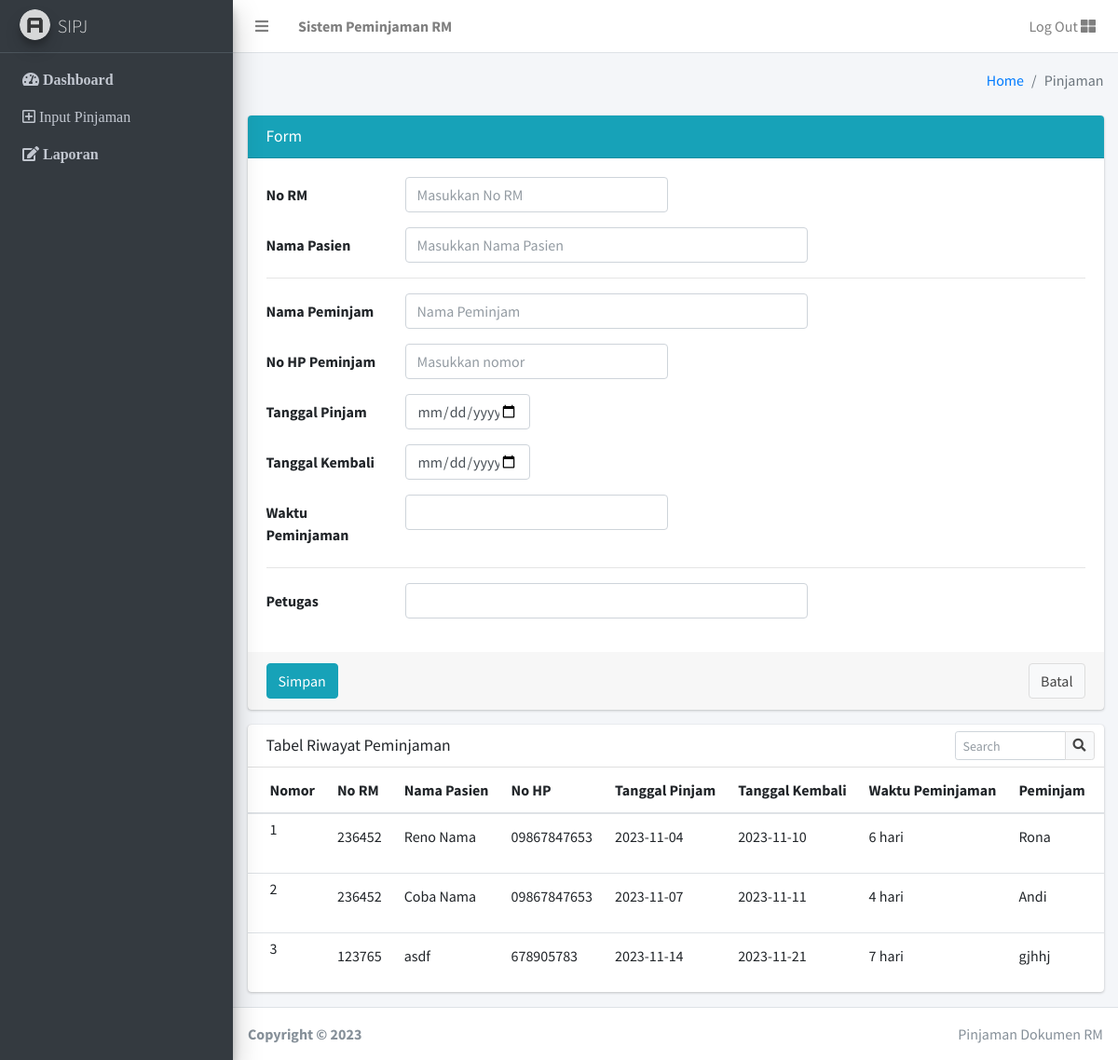
/index.php/pinjam/pinjaman, run on the app's committed database.
### tables this page shows
CREATE TABLE `tb_pinjaman` (
  `id_data_pinjam` int(4) NOT NULL,
  `no_rm` varchar(8) NOT NULL,
  `nama_pasien` varchar(100) NOT NULL,
  `nama_peminjam` varchar(100) NOT NULL,
  `no_hp` varchar(20) NOT NULL,
  `tanggal_pinjam` date NOT NULL,
  `tanggal_kembali` date NOT NULL,
  `waktu_peminjaman` varchar(20) NOT NULL,
  `petugas` varchar(100) NOT NULL,
  `status` varchar(50) NOT NULL
);

### application/controllers/pinjam/Pinjaman.php (called while the page is built, shortened)
<?php
class Pinjaman extends CI_Controller {
	public function index()
	{
		$data['pinjaman']= $this->M_tampil->tampil_pinjaman()->result();
		$this->load->view('pinjam/header');
		$this->load->view('pinjam/v_pinjaman',$data);
		$this->load->view('pinjam/footer');
	}
}

### index.php (called while the page is built, shortened)
<?php
require_once BASEPATH.'core/CodeIgniter.php';

### application/models/M_tampil.php (called while the page is built, shortened)
<?php
    class M_tampil extends CI_model {
        public function tampil_pinjaman() {
            return $this->db->get('tb_pinjaman');
        }
}
?>

### application/views/pinjam/v_pinjaman.php (the view, shortened to what this page needs)
<div class="content-wrapper">
    <div class="content-header">
      <div class="container-fluid">
        <div class="row mb-2">
          <div class="col-sm-6">
          </div>
          <div class="col-sm-6">
            <ol class="breadcrumb float-sm-right">
              <li class="breadcrumb-item"><a href="#">Home</a></li>
              <li class="breadcrumb-item active">Pinjaman</li>
            </ol>
          </div>
        </div>
      </div>
    </div>
    <section class="content">
      <div class="container-fluid">
        <div class="card card-info">
              <div class="card-header">
                <h3 class="card-title">Form</h3>
              </div>
              <?php echo form_open_multipart('pinjam/Pinjaman/simpan'); ?>
                <div class="card-body">
                  <div class="form-group row">
                    <label for="inputEmail3" class="col-sm-2 col-form-label">No RM</label>
                    <div class="col-sm-4">
                      <input type="text" class="form-control" name="no_rm"  placeholder="Masukkan No RM" required="" >
                    </div>
                  </div>
                  <div class="form-group row">
                    <label for="inputEmail3" class="col-sm-2 col-form-label">Nama Pasien</label>
                    <div class="col-sm-6">
                      <input type="text" class="form-control" name="nama_pasien"  placeholder="Masukkan Nama Pasien" required="">
                    </div>
                  </div>
                  <hr>
                  <div class="form-group row">
                    <label for="inputEmail3" class="col-sm-2 col-form-label">Nama Peminjam</label>
                    <div class="col-sm-6">
                      <input type="text" class="form-control" name="nama_peminjam" placeholder="Nama Peminjam" >
                    </div>
                  </div>
                  <div class="form-group row">
                    <label for="inputEmail3" class="col-sm-2 col-form-label">No HP Peminjam</label>
                    <div class="col-sm-4">
                      <input type="number" class="form-control" name="no_hp" placeholder="Masukkan nomor" >
                    </div>
                  </div>
                  <div class="form-group row">
                    <label for="inputEmail3" class="col-sm-2 col-form-label">Tanggal Pinjam</label>
                    <div class="col-sm-2">
                      <input type="date" class="form-control" name="tanggal_pinjam" required="">
                    </div>
                  </div>
                  <div class="form-group row">
                    <label for="inputEmail3" class="col-sm-2 col-form-label">Tanggal Kembali</label>
                    <div class="col-sm-2">
                      <input type="date" class="form-control" name="tanggal_kembali" required="">
                    </div>
                  </div>
                  <div class="form-group row">
                    <label for="inputEmail3" class="col-sm-2 col-form-label">Waktu Peminjaman</label>
                    <div class="col-sm-4">
                      <input type="text" class="form-control" name="waktu_peminjaman" required="" >
                    </div>
                  </div>
                  <hr>
                  <div class="form-group row">
                    <label for="inputEmail3" class="col-sm-2 col-form-label">Petugas</label>
                    <div class="col-sm-6">
                      <input type="text" class="form-control" name="petugas" required="" >
                    </div>
                  </div>
                </div>
                <div class="card-footer">
                  <button type="submit" class="btn btn-info">Simpan </button>
                  <button type="submit" class="btn btn-default float-right">Batal</button>
                </div>
              </form>
            </div>
            <div class="row">
          <div class="col-12">
            <div class="card">
              <div class="card-header">
                <h3 class="card-title">Tabel Riwayat Peminjaman</h3>
                <div class="card-tools">
                  <div class="input-group input-group-sm" style="width: 150px;">
                    <input type="text" name="table_search" class="form-control float-right" placeholder="Search">
                    <div class="input-group-append">
                      <button type="submit" class="btn btn-default"><i class="fas fa-search"></i></button>
                    </div>
                  </div>
                </div>
              </div>
              <div class="card-body table-responsive p-0">
                <table class="table table-hover text-nowrap">
                  <thead>
                    <tr>
                      <th>Nomor</th>
                      <th>No RM</th>
                      <th>Nama Pasien</th>
                      <th>No HP</th>
                      <th>Tanggal Pinjam</th>
                      <th>Tanggal Kembali</th>
                      <th>Waktu Peminjaman</th>
                      <th>Peminjam</th>
                      <th>Status</th>
                    </tr>
                  </thead>
                  <tbody>
                            <?php
                              $no =1;
                              foreach ($pinjaman as $data) : ?>
                            <tr>
                              <td class="py-1"><?php echo $no++ ?></td>
                              <td><?php echo $data->no_rm ?></td>
                              <td><?php echo $data->nama_pasien ?></td>
                              <td><?php echo $data->no_hp ?></td>
                              <td><?php echo $data->tanggal_pinjam ?></td>
                              <td><?php echo $data->tanggal_kembali ?></td>
                              <td><?php echo $data->waktu_peminjaman ?></td>
                              <td><?php echo $data->nama_peminjam ?></td>
                              <td><?php echo $data->petugas ?></td>
                            </tr>
                            <?php  endforeach; ?>
                      </tbody>
                </table>
              </div>
            </div>
          </div>
        </div>
      </div>
    </section>
  </div>

### data on the page
tb_pinjaman: no_rm "236452", nama_pasien "Reno Nama", no_hp "09867847653", tanggal_pinjam "2023-11-04", tanggal_kembali "2023-11-10", waktu_peminjaman "6 hari", nama_peminjam "Rona"
tb_pinjaman: no_rm "236452", nama_pasien "Coba Nama", no_hp "09867847653", tanggal_pinjam "2023-11-07", tanggal_kembali "2023-11-11", waktu_peminjaman "4 hari", nama_peminjam "Andi"
tb_pinjaman: no_rm "123765", nama_pasien "asdf", no_hp "678905783", tanggal_pinjam "2023-11-14", tanggal_kembali "2023-11-21", waktu_peminjaman "7 hari", nama_peminjam "gjhhj"
